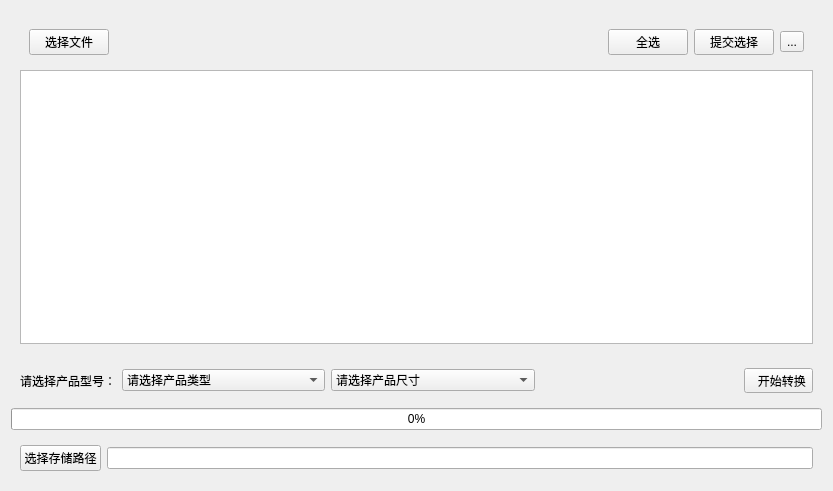
<?xml version="1.0" encoding="UTF-8"?>
<ui version="4.0">
 <class>FileConversionPanel</class>
 <widget class="QWidget" name="FileConversionPanel">
  <property name="geometry">
   <rect>
    <x>0</x>
    <y>0</y>
    <width>833</width>
    <height>491</height>
   </rect>
  </property>
  <property name="windowTitle">
   <string>本地文件转换</string>
  </property>
  <layout class="QVBoxLayout" name="verticalLayout_2">
   <item>
    <widget class="QWidget" name="widget_2" native="true">
     <layout class="QVBoxLayout" name="verticalLayout">
      <item>
       <widget class="QWidget" name="widget" native="true">
        <layout class="QHBoxLayout" name="horizontalLayout">
         <item>
          <widget class="QPushButton" name="SelectFileBtn">
           <property name="text">
            <string>选择文件</string>
           </property>
          </widget>
         </item>
         <item>
          <spacer name="horizontalSpacer">
           <property name="orientation">
            <enum>Qt::Horizontal</enum>
           </property>
           <property name="sizeHint" stdset="0">
            <size>
             <width>40</width>
             <height>20</height>
            </size>
           </property>
          </spacer>
         </item>
         <item>
          <widget class="QPushButton" name="SelectAllBtn">
           <property name="text">
            <string>全选</string>
           </property>
          </widget>
         </item>
         <item>
          <widget class="QPushButton" name="RefreshBtn">
           <property name="text">
            <string>提交选择</string>
           </property>
          </widget>
         </item>
         <item>
          <widget class="QToolButton" name="deleteBtn">
           <property name="text">
            <string>...</string>
           </property>
           <property name="icon">
            <iconset resource="../../src.qrc">
             <normaloff>:/uidemo08/dataCollectingIcon_files/deleteIcon.webp</normaloff>:/uidemo08/dataCollectingIcon_files/deleteIcon.webp</iconset>
           </property>
           <property name="iconSize">
            <size>
             <width>22</width>
             <height>22</height>
            </size>
           </property>
          </widget>
         </item>
        </layout>
       </widget>
      </item>
      <item>
       <widget class="QTableWidget" name="FileSelectingTable"/>
      </item>
     </layout>
    </widget>
   </item>
   <item>
    <widget class="QWidget" name="widget_4" native="true">
     <layout class="QHBoxLayout" name="horizontalLayout_3">
      <item>
       <widget class="QLabel" name="label">
        <property name="text">
         <string>请选择产品型号：</string>
        </property>
       </widget>
      </item>
      <item>
       <widget class="QComboBox" name="pipeTypecomboBox">
        <property name="sizePolicy">
         <sizepolicy hsizetype="Expanding" vsizetype="Fixed">
          <horstretch>0</horstretch>
          <verstretch>0</verstretch>
         </sizepolicy>
        </property>
        <item>
         <property name="text">
          <string>请选择产品类型</string>
         </property>
        </item>
        <item>
         <property name="text">
          <string>变形</string>
         </property>
        </item>
        <item>
         <property name="text">
          <string>漏磁</string>
         </property>
        </item>
       </widget>
      </item>
      <item>
       <widget class="QComboBox" name="pipeSizecomboBox">
        <property name="sizePolicy">
         <sizepolicy hsizetype="Expanding" vsizetype="Fixed">
          <horstretch>0</horstretch>
          <verstretch>0</verstretch>
         </sizepolicy>
        </property>
        <item>
         <property name="text">
          <string>请选择产品尺寸</string>
         </property>
        </item>
        <item>
         <property name="text">
          <string>8inch</string>
         </property>
        </item>
        <item>
         <property name="text">
          <string>10inch</string>
         </property>
        </item>
        <item>
         <property name="text">
          <string>12inch</string>
         </property>
        </item>
        <item>
         <property name="text">
          <string>14inch</string>
         </property>
        </item>
       </widget>
      </item>
      <item>
       <spacer name="horizontalSpacer_2">
        <property name="orientation">
         <enum>Qt::Horizontal</enum>
        </property>
        <property name="sizeHint" stdset="0">
         <size>
          <width>40</width>
          <height>20</height>
         </size>
        </property>
       </spacer>
      </item>
      <item>
       <widget class="QToolButton" name="ConvertBtn">
        <property name="text">
         <string>  开始转换</string>
        </property>
        <property name="icon">
         <iconset resource="../../src.qrc">
          <normaloff>:/uidemo08/dataCollectingIcon_files/1-2004121ZI0.png</normaloff>:/uidemo08/dataCollectingIcon_files/1-2004121ZI0.png</iconset>
        </property>
        <property name="iconSize">
         <size>
          <width>35</width>
          <height>35</height>
         </size>
        </property>
        <property name="toolButtonStyle">
         <enum>Qt::ToolButtonTextBesideIcon</enum>
        </property>
       </widget>
      </item>
     </layout>
    </widget>
   </item>
   <item>
    <widget class="QProgressBar" name="progressBar">
     <property name="value">
      <number>0</number>
     </property>
    </widget>
   </item>
   <item>
    <widget class="QWidget" name="widget_3" native="true">
     <layout class="QHBoxLayout" name="horizontalLayout_2">
      <item>
       <widget class="QPushButton" name="SavePathBtn">
        <property name="text">
         <string>选择存储路径</string>
        </property>
       </widget>
      </item>
      <item>
       <widget class="QLineEdit" name="SavePathEdit">
        <property name="readOnly">
         <bool>true</bool>
        </property>
       </widget>
      </item>
     </layout>
    </widget>
   </item>
  </layout>
 </widget>
 <resources>
  <include location="../../src.qrc"/>
 </resources>
 <connections/>
</ui>
